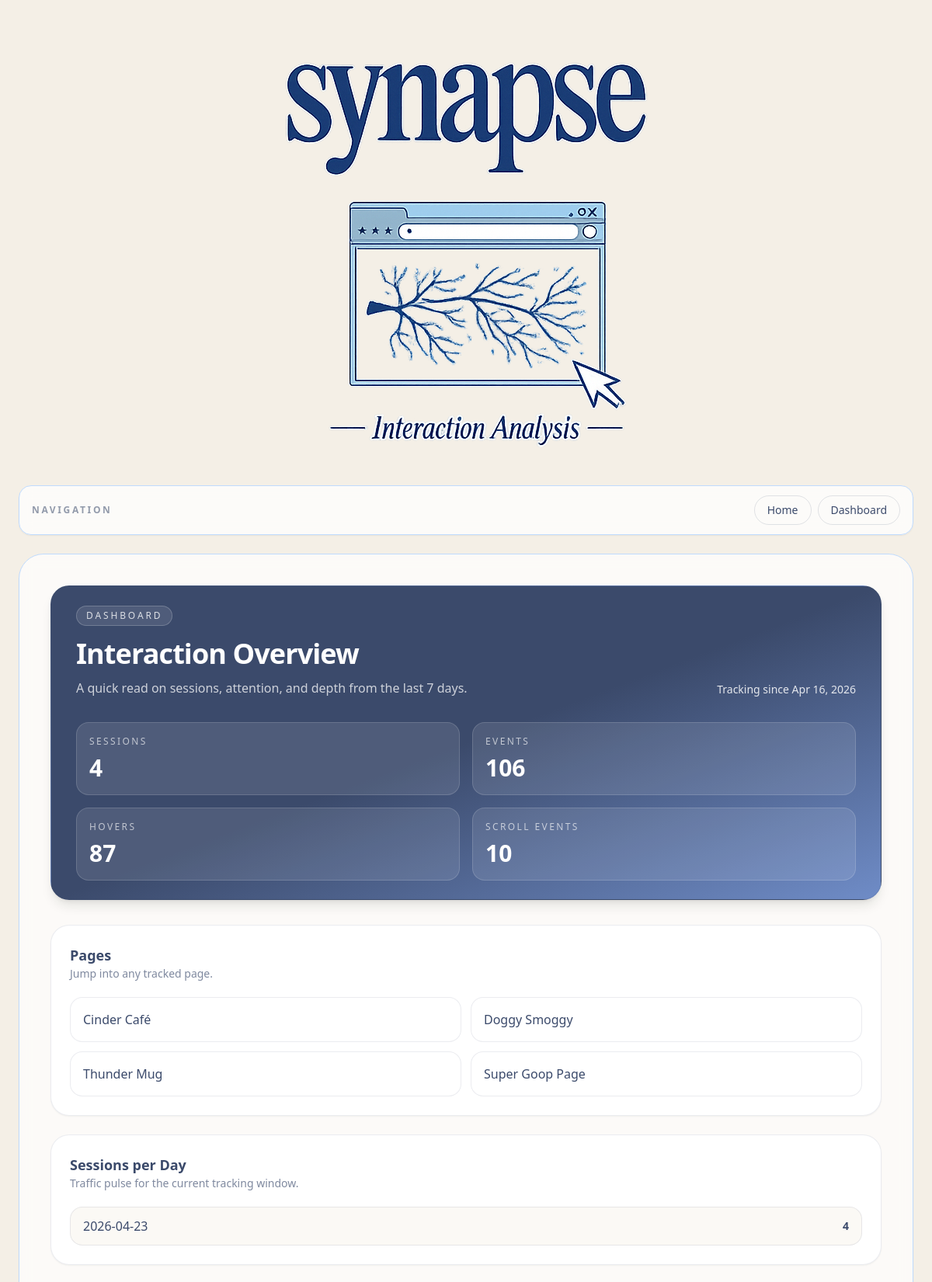
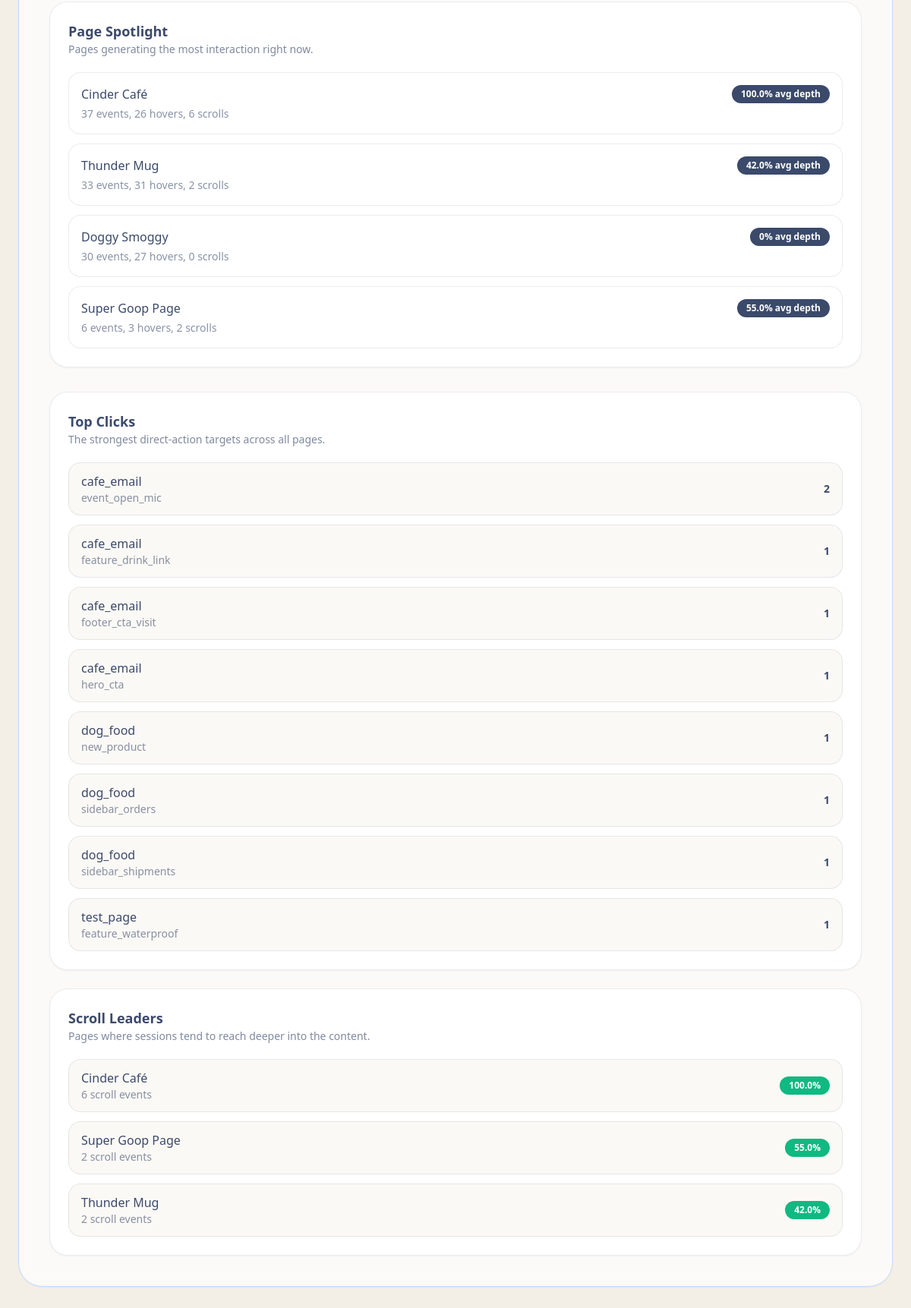
The page /dashboard/ (signed in) on the database its author committed (2 pictures, top to bottom).
### base/models.py (models this page shows, shortened)
class Page(models.Model):
    slug = models.SlugField(unique=True)
    title = models.CharField(max_length=200, blank=True)
    raw_html = models.TextField(blank=True, default="")  # <- add this
    is_active = models.BooleanField(default=True)
    created_at = models.DateTimeField(auto_now_add=True)

### base/views.py (the view)
# urls.py: path("dashboard/", views.dashboard_home, name="dashboard_home"),
@staff_member_required
@require_GET
def dashboard_home(request):
    now = timezone.now()
    since = now - timedelta(days=7)
    sessions_qs = VisitSession.objects.filter(started_at__gte=since)
    events_qs = Event.objects.filter(occurred_at__gte=since).select_related("page").order_by("-occurred_at")
    per_day = {}
    for dt in sessions_qs.values_list("started_at", flat=True):
        key = dt.date().isoformat()
        per_day[key] = per_day.get(key, 0) + 1
    top_clicks = (
        events_qs.filter(event_type="click")
        .exclude(element_key="")
        .values("page__slug", "element_key")
        .annotate(total=Count("id"))
        .order_by("-total")[:20]
    )
    total_events = events_qs.count()
    hover_total = 0
    scroll_total = events_qs.filter(event_type=Event.TYPE_SCROLL).count()
    page_rollups = {}
    page_scroll_session_depths = {}
    for event in events_qs:
        page_key = event.page.slug
        rollup = page_rollups.setdefault(page_key, {
            "slug": page_key,
            "title": event.page.title or event.page.slug,
            "events": 0,
            "hovers": 0,
            "scrolls": 0,
        })
        rollup["events"] += 1
        data = event.data or {}
        if event.event_type == Event.TYPE_SCROLL:
            rollup["scrolls"] += 1
            depth = data.get("max_scroll_pct_seen") or data.get("scroll_pct") or 0
            session_depths = page_scroll_session_depths.setdefault(page_key, {})
            session_depths[event.session_id] = max(session_depths.get(event.session_id, 0), depth)
        elif event.event_type == Event.TYPE_CUSTOM and (data.get("custom_type") or "").strip() == "hover":
            rollup["hovers"] += 1
            hover_total += 1
    page_spotlight = []
    for slug, rollup in page_rollups.items():
        session_depths = page_scroll_session_depths.get(slug, {})
        avg_depth = round(sum(session_depths.values()) / len(session_depths), 1) if session_depths else 0
        page_spotlight.append({
            **rollup,
            "avg_scroll_depth": avg_depth,
        })
    page_spotlight = sorted(page_spotlight, key=lambda row: (-row["events"], row["slug"]))[:6]
    scroll_leaders = sorted(
        [row for row in page_spotlight if row["avg_scroll_depth"] > 0],
        key=lambda row: (-row["avg_scroll_depth"], -row["scrolls"], row["slug"])
    )[:5]
    context = {
        "since": since,
        "per_day": sorted(per_day.items()),
        "top_clicks": top_clicks,
        "total_sessions": sessions_qs.count(),
        "total_events": total_events,
        "hover_total": hover_total,
        "scroll_total": scroll_total,
        "page_spotlight": page_spotlight,
        "scroll_leaders": scroll_leaders,
        "pages": Page.objects.filter(is_active=True).order_by("slug"),
    }
    return render(request, "base/dashboard/dashboard_home.html", context)

### base/templates/base/dashboard/dashboard_home.html
{% extends "base.html" %}
{% block page_shell_classes %}max-w-6xl{% endblock %}
{% block content_panel_classes %}w-full bg-white/70 backdrop-blur rounded-[2rem] border border-blue-200 shadow-sm p-5 sm:p-8 lg:p-10{% endblock %}
{% block content %}
<div class="space-y-8">
  <section class="rounded-3xl border border-synapse-blue/15 bg-gradient-to-br from-synapse-blue via-synapse-blue to-synapse-lightblue px-6 py-6 text-white shadow-lg sm:px-8">
    <p class="inline-flex rounded-full border border-white/20 bg-white/10 px-3 py-1 text-xs uppercase tracking-[0.24em] text-white/80">
      Dashboard
    </p>
    <div class="mt-4 flex flex-col gap-4 lg:flex-row lg:items-end lg:justify-between">
      <div>
        <h1 class="text-3xl font-semibold tracking-tight sm:text-4xl">Interaction Overview</h1>
        <p class="mt-3 text-sm text-white/75 sm:text-base">A quick read on sessions, attention, and depth from the last 7 days.</p>
      </div>
      <p class="text-sm font-medium text-white/85">Tracking since {{ since|date:"M j, Y" }}</p>
    </div>
    <div class="mt-8 grid gap-4 md:grid-cols-2 xl:grid-cols-4">
      <div class="rounded-2xl border border-white/15 bg-white/10 p-4">
        <p class="text-xs uppercase tracking-[0.2em] text-white/65">Sessions</p>
        <p class="mt-2 text-3xl font-semibold">{{ total_sessions }}</p>
      </div>
      <div class="rounded-2xl border border-white/15 bg-white/10 p-4">
        <p class="text-xs uppercase tracking-[0.2em] text-white/65">Events</p>
        <p class="mt-2 text-3xl font-semibold">{{ total_events }}</p>
      </div>
      <div class="rounded-2xl border border-white/15 bg-white/10 p-4">
        <p class="text-xs uppercase tracking-[0.2em] text-white/65">Hovers</p>
        <p class="mt-2 text-3xl font-semibold">{{ hover_total }}</p>
      </div>
      <div class="rounded-2xl border border-white/15 bg-white/10 p-4">
        <p class="text-xs uppercase tracking-[0.2em] text-white/65">Scroll Events</p>
        <p class="mt-2 text-3xl font-semibold">{{ scroll_total }}</p>
      </div>
    </div>
  </section>
  <section class="grid gap-6 xl:grid-cols-[0.9fr_1.1fr]">
    <div class="rounded-3xl border border-synapse-blue/10 bg-white p-6 shadow-sm">
      <h2 class="text-lg font-semibold">Pages</h2>
      <p class="text-sm text-synapse-blue/65">Jump into any tracked page.</p>
      <div class="mt-5 grid gap-3 md:grid-cols-2">
        {% for p in pages %}
          <a
            href="{% url 'dashboard_page_detail' p.slug %}"
            class="block rounded-2xl border border-synapse-blue/10 bg-white px-4 py-4 transition hover:border-synapse-blue hover:shadow-sm"
          >
            {{ p.title|default:p.slug }}
          </a>
        {% endfor %}
      </div>
    </div>
    <div class="rounded-3xl border border-synapse-blue/10 bg-white p-6 shadow-sm">
      <h2 class="text-lg font-semibold">Sessions per Day</h2>
      <p class="text-sm text-synapse-blue/65">Traffic pulse for the current tracking window.</p>
      <div class="mt-5 space-y-3">
        {% for day, total in per_day %}
          <div class="flex items-center justify-between rounded-2xl border border-synapse-blue/10 bg-synapse-cream/40 px-4 py-3">
            <span>{{ day }}</span>
            <span class="text-sm font-semibold">{{ total }}</span>
          </div>
        {% empty %}
          <div class="rounded-2xl border border-dashed border-synapse-blue/20 bg-synapse-cream/30 px-4 py-6 text-sm text-synapse-blue/60">
            No session data yet.
          </div>
        {% endfor %}
      </div>
    </div>
    <div class="rounded-3xl border border-synapse-blue/10 bg-white p-6 shadow-sm">
      <h2 class="text-lg font-semibold">Page Spotlight</h2>
      <p class="text-sm text-synapse-blue/65">Pages generating the most interaction right now.</p>
      <div class="mt-5 grid gap-3">
        {% for row in page_spotlight %}
          <a
            href="{% url 'dashboard_page_detail' row.slug %}"
            class="block rounded-2xl border border-synapse-blue/10 bg-white px-4 py-4 transition hover:border-synapse-blue hover:shadow-sm"
          >
            <div class="flex items-start justify-between gap-4">
              <div>
                <p class="font-medium">{{ row.title }}</p>
                <p class="mt-1 text-sm text-synapse-blue/60">{{ row.events }} events, {{ row.hovers }} hovers, {{ row.scrolls }} scrolls</p>
              </div>
              <span class="rounded-full bg-synapse-blue px-3 py-1 text-xs font-semibold text-white">{{ row.avg_scroll_depth }}% avg depth</span>
            </div>
          </a>
        {% empty %}
          <div class="rounded-2xl border border-dashed border-synapse-blue/20 bg-synapse-cream/30 px-4 py-6 text-sm text-synapse-blue/60">
            No page activity yet.
          </div>
        {% endfor %}
      </div>
    </div>
  </section>
  <section class="grid gap-6 xl:grid-cols-2">
    <div class="rounded-3xl border border-synapse-blue/10 bg-white p-6 shadow-sm">
      <h2 class="text-lg font-semibold">Top Clicks</h2>
      <p class="text-sm text-synapse-blue/65">The strongest direct-action targets across all pages.</p>
      <div class="mt-5 space-y-3">
        {% for row in top_clicks %}
          <div class="flex items-center justify-between rounded-2xl border border-synapse-blue/10 bg-synapse-cream/40 px-4 py-3">
            <div>
              <a
                href="{% url 'dashboard_page_detail' row.page__slug %}"
                class="font-medium hover:underline"
              >
                {{ row.page__slug }}
              </a>
              <p class="text-sm text-synapse-blue/60">{{ row.element_key }}</p>
            </div>
            <span class="text-sm font-semibold">{{ row.total }}</span>
          </div>
        {% empty %}
          <div class="rounded-2xl border border-dashed border-synapse-blue/20 bg-synapse-cream/30 px-4 py-6 text-sm text-synapse-blue/60">
            No click data.
          </div>
        {% endfor %}
      </div>
    </div>
    <div class="rounded-3xl border border-synapse-blue/10 bg-white p-6 shadow-sm">
      <h2 class="text-lg font-semibold">Scroll Leaders</h2>
      <p class="text-sm text-synapse-blue/65">Pages where sessions tend to reach deeper into the content.</p>
      <div class="mt-5 space-y-3">
        {% for row in scroll_leaders %}
          <a
            href="{% url 'dashboard_page_detail' row.slug %}"
            class="flex items-center justify-between rounded-2xl border border-synapse-blue/10 bg-synapse-cream/40 px-4 py-3 transition hover:border-synapse-blue"
          >
            <div>
              <p class="font-medium">{{ row.title }}</p>
              <p class="text-sm text-synapse-blue/60">{{ row.scrolls }} scroll events</p>
            </div>
            <span class="rounded-full bg-emerald-500 px-3 py-1 text-xs font-semibold text-white">{{ row.avg_scroll_depth }}%</span>
          </a>
        {% empty %}
          <div class="rounded-2xl border border-dashed border-synapse-blue/20 bg-synapse-cream/30 px-4 py-6 text-sm text-synapse-blue/60">
            No scroll data yet.
          </div>
        {% endfor %}
      </div>
    </div>
  </section>
</div>
{% endblock %}

### rows shown on the page
Page: title "Cinder Café", title "Cinder Café", page__slug "cafe_email", element_key "feature_drink_link", total "1", element_key "footer_cta_visit", element_key "hero_cta", title "Cinder Café"
Page: title "Doggy Smoggy", title "Doggy Smoggy", page__slug "dog_food", element_key "new_product", total "1", element_key "sidebar_orders", element_key "sidebar_shipments"
Page: title "Thunder Mug", title "Thunder Mug", title "Thunder Mug"
Page: title "Super Goop Page", title "Super Goop Page", title "Super Goop Page"

### other values the page prints
{{ total_sessions }} "4"
{{ total_events }} "106"
{{ hover_total }} "87"
{{ scroll_total }} "10"
{{ day }} "2026-04-23"
{{ total }} "4"
{{ row.events }} "37" "33" "30" "6"
{{ row.hovers }} "26" "31" "27" "3"
{{ row.scrolls }} "6" "2" "0" "2"
{{ row.avg_scroll_depth }} "100.0" "42.0" "0" "55.0"
{{ row.page__slug }} "cafe_email" "test_page"
{{ row.element_key }} "event_open_mic" "feature_waterproof"
{{ row.total }} "2" "1"
{{ row.scrolls }} "6" "2" "2"
{{ row.avg_scroll_depth }} "100.0" "55.0" "42.0"
